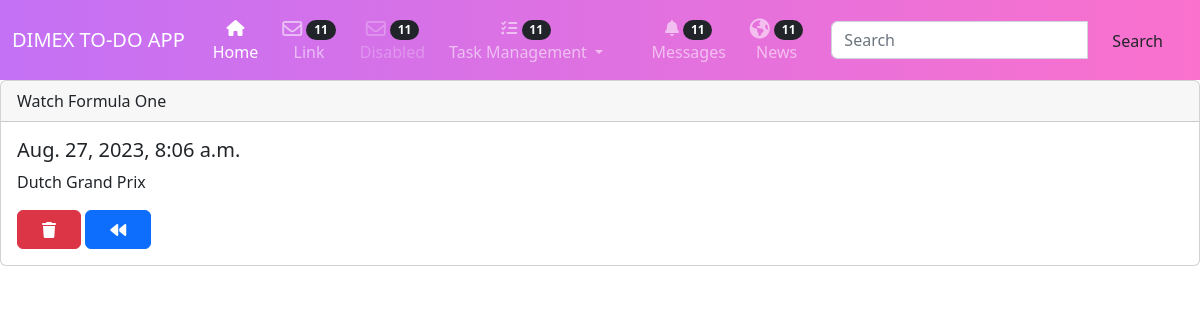
Page /todo/taskDetail/4/ on the committed database.
### todo/models.py (models this page shows, shortened)
class Task(models.Model):
	taskName = models.CharField(max_length=250)
	description = models.TextField()
	is_done = models.BooleanField(default=False)
	created_at = models.DateTimeField(auto_now_add=True)
	updated_at = models.DateTimeField(auto_now_add=True)

### todo/views.py (the view)
# urls.py: path('taskDetail/<int:pk>/', views.TaskDetailView.as_view(), name='taskDetail'),
class TaskDetailView(DetailView):
    model = Task
    context_object_name = 'task'

### todo/templates/todo/task_detail.html
{% extends 'base.html' %}
{% block content %}
<div class="card">
  <div class="card-header">
    {{task.taskName}}
  </div>
  <div class="card-body">
    <h5 class="card-title">{{task.created_at}}</h5>
    <p class="card-text">{{task.description}}</p>
    <a href="{% url 'taskDelete' task.pk %}" class="btn btn-danger"><i class="fa-solid fa-trash"></i></a>
    <a href="{% url 'taskList' %}" class="btn btn-primary"><i class="fa-solid fa-backward"></i></a>
  </div>
</div>
{% endblock %}

### projects/static/css/index.css (style rules this page uses)
.btn { padding: .45rem 1.5rem .35rem; }

### rows in the picture
Task: taskName "Watch Formula One", created_at "Aug. 27, 2023, 8:06 a.m.", description "Dutch Grand Prix"
